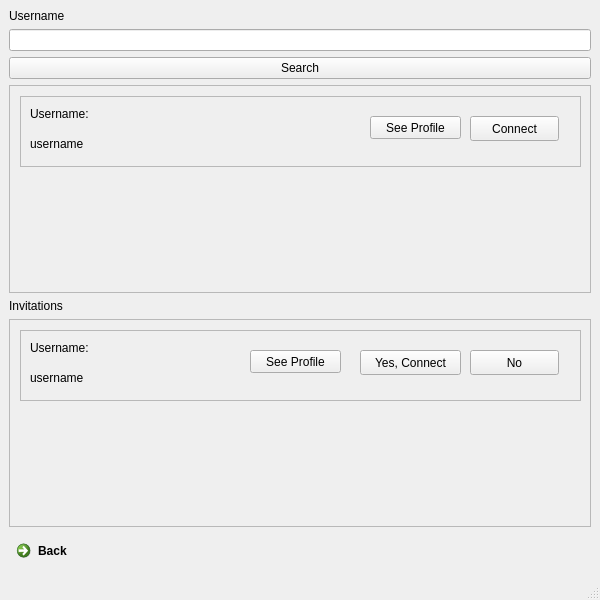
<?xml version="1.0" encoding="UTF-8"?>
<ui version="4.0">
 <class>NewConnection</class>
 <widget class="QMainWindow" name="NewConnection">
  <property name="geometry">
   <rect>
    <x>0</x>
    <y>0</y>
    <width>600</width>
    <height>600</height>
   </rect>
  </property>
  <property name="windowTitle">
   <string>MainWindow</string>
  </property>
  <widget class="QWidget" name="centralwidget">
   <layout class="QVBoxLayout" name="verticalLayout">
    <item>
     <widget class="QLabel" name="label">
      <property name="text">
       <string>Username</string>
      </property>
     </widget>
    </item>
    <item>
     <widget class="QLineEdit" name="lineEdit_username"/>
    </item>
    <item>
     <widget class="QPushButton" name="SearchButton">
      <property name="text">
       <string>Search</string>
      </property>
     </widget>
    </item>
    <item>
     <widget class="QScrollArea" name="scrollArea_users">
      <property name="widgetResizable">
       <bool>true</bool>
      </property>
      <widget class="QWidget" name="scrollAreaWidgetContents">
       <property name="geometry">
        <rect>
         <x>0</x>
         <y>0</y>
         <width>580</width>
         <height>189</height>
        </rect>
       </property>
       <widget class="QFrame" name="frame_3">
        <property name="geometry">
         <rect>
          <x>10</x>
          <y>10</y>
          <width>561</width>
          <height>71</height>
         </rect>
        </property>
        <property name="frameShape">
         <enum>QFrame::StyledPanel</enum>
        </property>
        <property name="frameShadow">
         <enum>QFrame::Raised</enum>
        </property>
        <widget class="QLabel" name="username_3">
         <property name="geometry">
          <rect>
           <x>10</x>
           <y>10</y>
           <width>141</width>
           <height>16</height>
          </rect>
         </property>
         <property name="text">
          <string>Username:</string>
         </property>
        </widget>
        <widget class="QLabel" name="username_edit_3">
         <property name="geometry">
          <rect>
           <x>10</x>
           <y>40</y>
           <width>141</width>
           <height>16</height>
          </rect>
         </property>
         <property name="text">
          <string>username</string>
         </property>
        </widget>
        <widget class="QPushButton" name="seeProfile_search">
         <property name="geometry">
          <rect>
           <x>350</x>
           <y>20</y>
           <width>91</width>
           <height>23</height>
          </rect>
         </property>
         <property name="text">
          <string>See Profile</string>
         </property>
        </widget>
        <widget class="QPushButton" name="ConnectButton">
         <property name="geometry">
          <rect>
           <x>450</x>
           <y>20</y>
           <width>89</width>
           <height>25</height>
          </rect>
         </property>
         <property name="text">
          <string>Connect</string>
         </property>
        </widget>
       </widget>
      </widget>
     </widget>
    </item>
    <item>
     <widget class="QLabel" name="label_2">
      <property name="text">
       <string>Invitations</string>
      </property>
     </widget>
    </item>
    <item>
     <widget class="QScrollArea" name="scrollArea_invitation">
      <property name="widgetResizable">
       <bool>true</bool>
      </property>
      <widget class="QWidget" name="scrollAreaWidgetContents_2">
       <property name="geometry">
        <rect>
         <x>0</x>
         <y>0</y>
         <width>580</width>
         <height>189</height>
        </rect>
       </property>
       <widget class="QFrame" name="frame_4">
        <property name="geometry">
         <rect>
          <x>10</x>
          <y>10</y>
          <width>561</width>
          <height>71</height>
         </rect>
        </property>
        <property name="frameShape">
         <enum>QFrame::StyledPanel</enum>
        </property>
        <property name="frameShadow">
         <enum>QFrame::Raised</enum>
        </property>
        <widget class="QLabel" name="username_4">
         <property name="geometry">
          <rect>
           <x>10</x>
           <y>10</y>
           <width>141</width>
           <height>16</height>
          </rect>
         </property>
         <property name="text">
          <string>Username:</string>
         </property>
        </widget>
        <widget class="QLabel" name="username_edit_4">
         <property name="geometry">
          <rect>
           <x>10</x>
           <y>40</y>
           <width>141</width>
           <height>16</height>
          </rect>
         </property>
         <property name="text">
          <string>username</string>
         </property>
        </widget>
        <widget class="QPushButton" name="seeProfile_invitations">
         <property name="geometry">
          <rect>
           <x>230</x>
           <y>20</y>
           <width>91</width>
           <height>23</height>
          </rect>
         </property>
         <property name="text">
          <string>See Profile</string>
         </property>
        </widget>
        <widget class="QPushButton" name="ConnectButton_NO">
         <property name="geometry">
          <rect>
           <x>450</x>
           <y>20</y>
           <width>89</width>
           <height>25</height>
          </rect>
         </property>
         <property name="text">
          <string>No</string>
         </property>
        </widget>
        <widget class="QPushButton" name="ConnnectButton_Yes">
         <property name="geometry">
          <rect>
           <x>340</x>
           <y>20</y>
           <width>101</width>
           <height>25</height>
          </rect>
         </property>
         <property name="text">
          <string>Yes, Connect</string>
         </property>
        </widget>
       </widget>
      </widget>
     </widget>
    </item>
    <item>
     <widget class="QCommandLinkButton" name="BackButton">
      <property name="text">
       <string>Back</string>
      </property>
     </widget>
    </item>
   </layout>
  </widget>
  <widget class="QMenuBar" name="menubar">
   <property name="geometry">
    <rect>
     <x>0</x>
     <y>0</y>
     <width>600</width>
     <height>22</height>
    </rect>
   </property>
  </widget>
  <widget class="QStatusBar" name="statusbar"/>
 </widget>
 <resources/>
 <connections/>
</ui>
